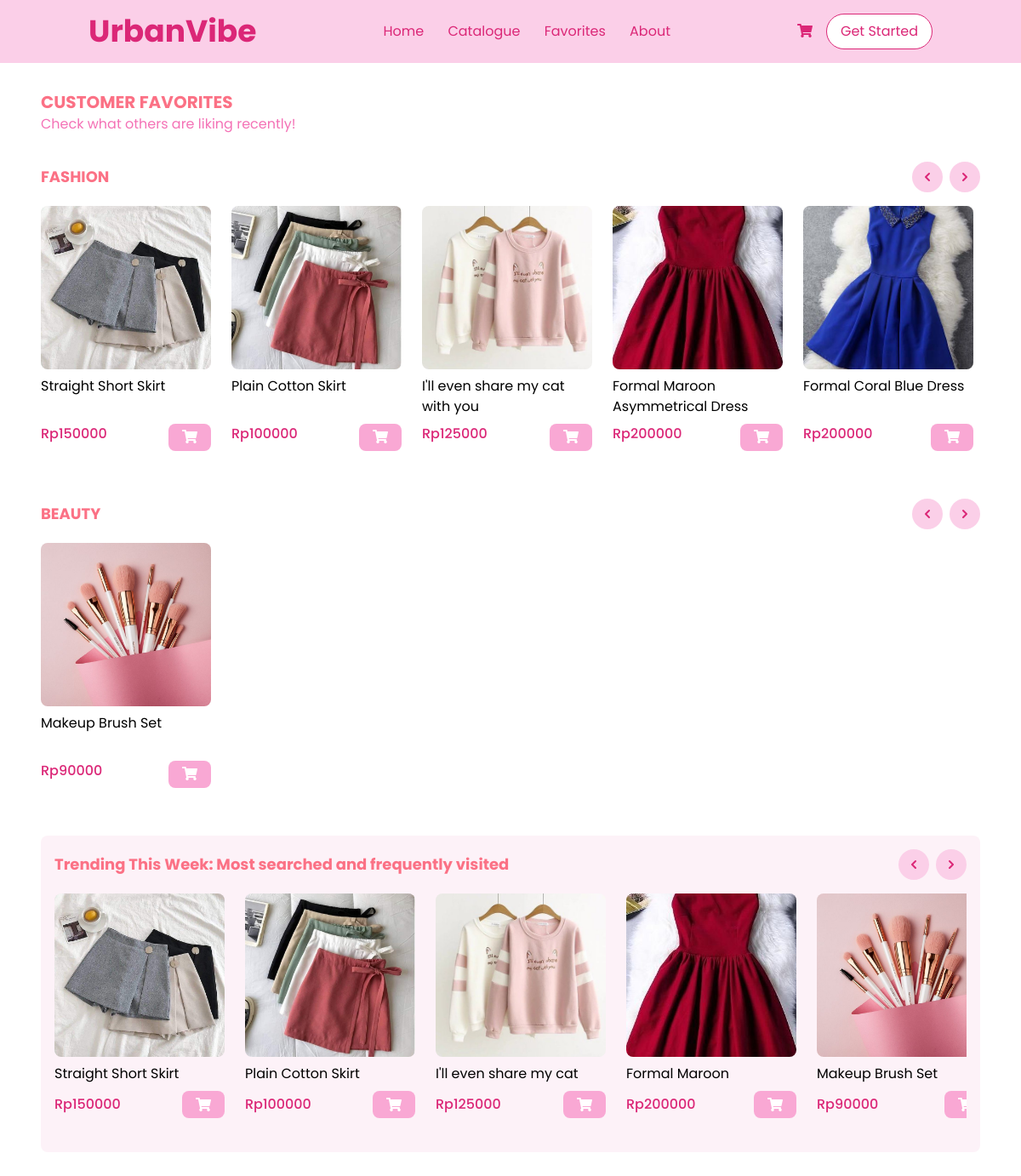
The app's page /favorites/ with its own data.
### WebPage/models.py (models this page shows, shortened)
class Product(models.Model):
    product_id = models.AutoField(primary_key=True)
    name = models.CharField(max_length=255)
    description = models.TextField()
    price = models.PositiveIntegerField()
    stock = models.PositiveIntegerField()
    class Meta:
        abstract = True

class Fashion(Product):
    sub_category = models.CharField(max_length=20, choices=FashionSubCategory.choices)
    color = MultiSelectField(choices=COLOR_CHOICES, max_length=100)  # Allows multiple colors
    size = MultiSelectField(choices=SIZE_CHOICES, max_length=50)  # Allows multiple sizes
    fashion_type = models.CharField(max_length=15, null=True, blank=True, choices=FashionType.choices)

class ProductImage(models.Model):
    fashion = models.ForeignKey(Fashion, on_delete=models.CASCADE, related_name='images', null=True, blank=True)
    beauty = models.ForeignKey(Beauty, on_delete=models.CASCADE, related_name='images', null=True, blank=True)
    accessories = models.ForeignKey(Accessories, on_delete=models.CASCADE, related_name='images', null=True, blank=True)
    image = models.ImageField(upload_to='product_images/')

class Beauty(Product):
    class BeautyType(models.TextChoices):
        FACE = "Face", "Face"
        EYE = "Eye", "Eye"
        LIPS = "Lips", "Lips"
    makeup_type = models.CharField(max_length=20, choices=BeautyType.choices)

### WebPage/views.py (the view)
# urls.py: path('favorites/', views.favorites, name='favorites'),
def favorites(request):
    fashion_products = Fashion.objects.order_by('-product_id')[:8]
    beauty_products = Beauty.objects.order_by('-product_id')[:8]
    trending_fashion = Fashion.objects.order_by('-product_id')[:4]
    trending_beauty = Beauty.objects.order_by('-product_id')[:4]
    trending_products = list(trending_fashion) + list(trending_beauty)
    for product in fashion_products:
        if not product.images.exists():
            ProductImage.objects.create(
                fashion=product,
                image='product_images/placeholder.jpg'
            )
    for product in beauty_products:
        if not product.images.exists():
            ProductImage.objects.create(
                beauty=product,
                image='product_images/placeholder.jpg'
            )
    context = {
        'fashion_products': fashion_products,
        'beauty_products': beauty_products,
        'trending_products': trending_products,
    }
    return render(request, 'WebPage/favorites.html', context)

### templates/WebPage/favorites.html (shortened to what this page needs)
{% extends 'base.html' %} {% load static %} {% block content %}
<main class="p-8">
  <section>
    <h2 class="text-xl font-bold text-rose-400">CUSTOMER FAVORITES</h2>
    <p class="text-pink-400">Check what others are liking recently!</p>
  </section>
  <section class="mt-8">
    <div class="flex items-center justify-between">
      <h3 class="text-lg font-bold text-rose-400">FASHION</h3>
      <div class="flex space-x-2">
        <button id="fashion-prev" class="bg-pink-200 hover:bg-pink-300 text-pink-600 p-2 rounded-full">
          <svg xmlns="http://www.w3.org/2000/svg" class="h-5 w-5" viewBox="0 0 20 20" fill="currentColor">
            <path fill-rule="evenodd" d="M12.707 5.293a1 1 0 010 1.414L9.414 10l3.293 3.293a1 1 0 01-1.414 1.414l-4-4a1 1 0 010-1.414l4-4a1 1 0 011.414 0z" clip-rule="evenodd"/>
          </svg>
        </button>
        <button id="fashion-next" class="bg-pink-200 hover:bg-pink-300 text-pink-600 p-2 rounded-full">
          <svg xmlns="http://www.w3.org/2000/svg" class="h-5 w-5" viewBox="0 0 20 20" fill="currentColor">
            <path fill-rule="evenodd" d="M7.293 14.707a1 1 0 010-1.414L10.586 10 7.293 6.707a1 1 0 011.414-1.414l4 4a1 1 0 010 1.414l-4 4a1 1 0 01-1.414 0z" clip-rule="evenodd"/>
          </svg>
        </button>
      </div>
    </div>
    <div class="mt-4 relative">
      <div id="fashion-slider" class="flex overflow-x-scroll pb-6 hide-scrollbar">
        <div class="flex flex-nowrap space-x-6">
          {% for product in fashion_products %}
          <div class="inline-block min-w-[200px] cursor-pointer product-card" data-url="{% url 'product_detail' category='fashion' pk=product.pk %}">
            {% if product.images.first %}
            <img class="w-full h-48 object-cover rounded-lg" src="{{ product.images.first.image.url }}" alt="{{ product.name }}"/>
            {% else %}
            <div class="w-full h-48 bg-gray-200 rounded-lg flex items-center justify-center">
              <span class="text-gray-500">No image available</span>
            </div>
            {% endif %}
            <h4 class="mt-2 h-12 overflow-hidden">{{ product.name }}</h4>
            <div class="flex justify-between items-center">
              <p class="text-pink-600 font-medium">Rp{{ product.price }}</p>
              <button class="mt-2 bg-pink-300 hover:bg-pink-400 text-white py-1 px-4 rounded-lg flex items-center justify-center">
                <a href="{% url 'shoppingcart' %}"><i class="fas fa-shopping-cart"></i></a>
              </button>
            </div>
          </div>
          {% empty %}
          <p>No fashion products available.</p>
          {% endfor %}
        </div>
      </div>
    </div>
  </section>
  <section class="mt-8">
    <div class="flex items-center justify-between">
      <h3 class="text-lg font-bold text-rose-400">BEAUTY</h3>
      <div class="flex space-x-2">
        <button id="beauty-prev" class="bg-pink-200 hover:bg-pink-300 text-pink-600 p-2 rounded-full">
          <svg xmlns="http://www.w3.org/2000/svg" class="h-5 w-5" viewBox="0 0 20 20" fill="currentColor">
            <path fill-rule="evenodd" d="M12.707 5.293a1 1 0 010 1.414L9.414 10l3.293 3.293a1 1 0 01-1.414 1.414l-4-4a1 1 0 010-1.414l4-4a1 1 0 011.414 0z" clip-rule="evenodd"/>
          </svg>
        </button>
        <button id="beauty-next" class="bg-pink-200 hover:bg-pink-300 text-pink-600 p-2 rounded-full">
          <svg xmlns="http://www.w3.org/2000/svg" class="h-5 w-5" viewBox="0 0 20 20" fill="currentColor">
            <path fill-rule="evenodd" d="M7.293 14.707a1 1 0 010-1.414L10.586 10 7.293 6.707a1 1 0 011.414-1.414l4 4a1 1 0 010 1.414l-4 4a1 1 0 01-1.414 0z" clip-rule="evenodd"/>
          </svg>
        </button>
      </div>
    </div>
    <div class="mt-4 relative">
      <div id="beauty-slider" class="flex overflow-x-scroll pb-6 hide-scrollbar">
        <div class="flex flex-nowrap space-x-6">
          {% for product in beauty_products %}
          <div class="inline-block min-w-[200px] cursor-pointer product-card" data-url="{% url 'product_detail' category='beauty' pk=product.pk %}">
            {% if product.images.first %}
            <img class="w-full h-48 object-cover rounded-lg" src="{{ product.images.first.image.url }}" alt="{{ product.name }}"/>
            {% else %}
            <div class="w-full h-48 bg-gray-200 rounded-lg flex items-center justify-center">
              <span class="text-gray-500">No image available</span>
            </div>
            {% endif %}
            <h4 class="mt-2 h-12 overflow-hidden">{{ product.name }}</h4>
            <div class="flex justify-between items-center">
              <p class="text-pink-600 font-medium">Rp{{ product.price }}</p>
              <button class="mt-2 bg-pink-300 hover:bg-pink-400 text-white py-1 px-4 rounded-lg flex items-center justify-center">
                <a href="{% url 'shoppingcart' %}"><i class="fas fa-shopping-cart"></i></a>
              </button>
            </div>
          </div>
          {% empty %}
          <p>No beauty products available.</p>
          {% endfor %}
        </div>
      </div>
    </div>
  </section>
<section class="mt-8 bg-pink-50 p-4 rounded-lg">
  <div class="flex items-center justify-between">
    <h3 class="text-lg font-bold text-rose-400">
      Trending This Week: Most searched and frequently visited
    </h3>
    <div class="flex space-x-2">
      <button
        id="trending-prev"
        class="bg-pink-200 hover:bg-pink-300 text-pink-600 p-2 rounded-full"
      >
        <svg
          xmlns="http://www.w3.org/2000/svg"
          class="h-5 w-5"
          viewBox="0 0 20 20"
          fill="currentColor"
        >
          <path
            fill-rule="evenodd"
            d="M12.707 5.293a1 1 0 010 1.414L9.414 10l3.293 3.293a1 1 0 01-1.414 1.414l-4-4a1 1 0 010-1.414l4-4a1 1 0 011.414 0z"
            clip-rule="evenodd"
          />
        </svg>
      </button>
      <button
        id="trending-next"
        class="bg-pink-200 hover:bg-pink-300 text-pink-600 p-2 rounded-full"
      >
        <svg
          xmlns="http://www.w3.org/2000/svg"
          class="h-5 w-5"
          viewBox="0 0 20 20"
          fill="currentColor"
        >
          <path
            fill-rule="evenodd"
            d="M7.293 14.707a1 1 0 010-1.414L10.586 10 7.293 6.707a1 1 0 011.414-1.414l4 4a1 1 0 010 1.414l-4 4a1 1 0 01-1.414 0z"
            clip-rule="evenodd"
          />
        </svg>
      </button>
    </div>
  </div>
  <div class="mt-4 relative">
    <div
      id="trending-slider"
      class="flex overflow-x-scroll pb-6 hide-scrollbar"
    >
      <div class="flex flex-nowrap space-x-6">
        {% for product in trending_products %}
        <div class="inline-block min-w-[200px]">
          {% if product.images.first %}
          <img
            class="w-full h-48 object-cover rounded-lg"
            src="{{ product.images.first.image.url }}"
            alt="{{ product.name }}"
          />
          {% else %}
          <div
            class="w-full h-48 bg-gray-200 rounded-lg flex items-center justify-center"
          >
            <span class="text-gray-500">No image available</span>
          </div>
          {% endif %}
          <h4 class="mt-2 h-6 overflow-hidden">{{ product.name }}</h4>
          <div class="flex justify-between items-center mt-2">
            <p class="text-pink-600 font-medium">Rp{{ product.price }}</p>
            <button
              class="bg-pink-300 text-white py-2 px-4 rounded-lg flex items-center justify-center"
            >
              <i class="fas fa-shopping-cart"></i>
            </button>
          </div>
        </div>
        {% empty %}
        <p>No trending products available.</p>
        {% endfor %}
      </div>
    </div>
  </div>
</section>
</main>
{% endblock %}

### templates/base.html (shortened to what this page needs)
{% load static %}
<!DOCTYPE html>
<html lang="en">
<head>
    <link rel="stylesheet" href="{% static 'assets/css/styles.css' %}">
    <script src="https://cdn.tailwindcss.com"></script>
    <link rel="stylesheet" href="https://cdnjs.cloudflare.com/ajax/libs/font-awesome/5.15.3/css/all.min.css"/>
</head>
<body>
    <header class="bg-pink-200 py-4">
        <div class="container mx-auto flex justify-between items-center px-4">
            <a class="text-4xl font-bold text-pink-600" href="{% url 'index' %}">
                UrbanVibe
            </a>
            <nav class="space-x-6">
                <a class="text-pink-600 hover:text-pink-800" href="{% url 'index' %}">Home</a>
                <a class="text-pink-600 hover:text-pink-800" href="{% url 'catalogue' %}">Catalogue</a>
                <a class="text-pink-600 hover:text-pink-800" href="{% url 'favorites' %}">Favorites</a>
                <a class="text-pink-600 hover:text-pink-800" href="{% url 'about_us' %}">About</a>
            </nav>
            <div class="flex items-center space-x-4">
                <a href="{% url 'shoppingcart' %}">
                    <i class="fas fa-shopping-cart text-pink-600"></i>
                </a>
                {% if user.is_authenticated %}
                    <a href="{% url 'profile' %}" class="w-10 h-10 rounded-full bg-pink-600 flex items-center justify-center text-white font-bold">
                        {{ user.full_name|slice:":1" }}
                    </a>
                {% else %}
                    <a href="{% url 'login' %}" class="bg-white text-pink-600 border border-pink-600 px-4 py-2 rounded-full hover:bg-pink-600 hover:text-white">
                        Get Started
                    </a>
                {% endif %}
            </div>
        </div>
    </header>
    <main class="min-h-screen mx-auto max-w-[1320px] px-4">
        {% block content %}
        {% endblock %}
    </main>
</body>
</html>

### static/assets/css/styles.css (style rules this page uses)
body { font-family: 'Poppins', sans-serif; margin: 0; padding: 0; background-color: #fff; }
header { display: flex; justify-content: space-between; align-items: center; padding: 15px 50px; background-color: #FEC8D8; color: #E91E63; }
button { background-color: #E91E63; color: white; font-size: 14px; font-weight: 700; padding: 10px 20px; border: none; border-radius: 20px; cursor: pointer; transition: background-color 0.3s ease; }

### templates/WebPage/favorites.html (style rules this page uses)
.hide-scrollbar { -ms-overflow-style: none; scrollbar-width: none; }

### records on screen
Fashion: images.first.image (picture), name "Straight Short Skirt", price "150000"
Fashion: images.first.image (picture), name "Plain Cotton Skirt", price "100000"
Fashion: images.first.image (picture), name "I'll even share my cat with you", price "125000", name "I'll even share my cat…"
Fashion: images.first.image (picture), name "Formal Maroon Asymmetrical Dress", price "200000", name "Formal Maroon…"
Fashion: images.first.image (picture), name "Formal Coral Blue Dress", price "200000"
Beauty: images.first.image (picture), name "Makeup Brush Set", price "90000"
